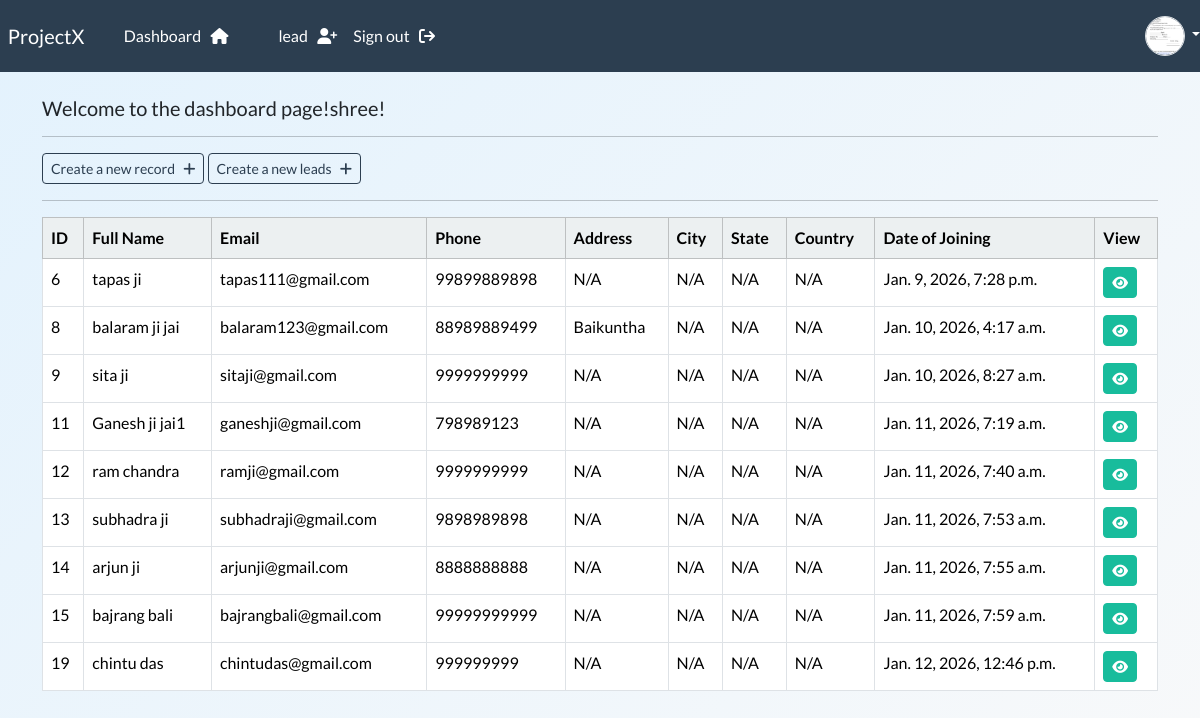
Screenshot of /dashboard (signed in) with the database file from the repository.
### webapp/models.py (models this page shows, shortened)
class UserProfile(models.Model):
    ROLE_CHOICES = (
             ('admin', 'Admin'),
             ('manager', 'Manager'),
             ('sales', 'Sales'),
             ('viewer', 'Viewer'),
        )
    user = models.OneToOneField(User, on_delete=models.CASCADE, related_name='profile')
    role = models.CharField(max_length=20, choices=ROLE_CHOICES)
    profile_image = models.ImageField(
        upload_to='profiles/',
        default='profiles/default.png',
        blank=True,
        null=True
    )

class Record(models.Model):
    creation_date = models.DateTimeField(auto_now_add=True)
    first_name = models.CharField(max_length=100)
    last_name = models.CharField(max_length=100)
    email = models.EmailField(max_length=255)
    phone = models.CharField(max_length=20)
    address = models.CharField(max_length=300)
    city = models.CharField(max_length=255)
    state = models.CharField(max_length=100)
    country = models.CharField(max_length=100)

### webapp/views.py (the view)
# urls.py: path('dashboard', views.dashboard, name="dashboard"),
@login_required(login_url='my-login')
def dashboard(request):
    my_records = Record.objects.all()
    context = {'records': my_records}
    return render(request, 'webapp/dashboard.html', context=context)

### webapp/templates/webapp/dashboard.html
{% extends "webapp/base.html" %}
{% block content %}
     <h5>Welcome to the dashboard page!{{user}}!</h5>
     <hr>
     <a class="btn btn-outline-primary btn-sm" href="{% url 'create-record' %}">
          Create a new record &nbsp; <i class="fa-solid fa-plus"></i>
     </a>
     <a class="btn btn-outline-primary btn-sm" href="{% url 'create_lead' %}">
          Create a new leads &nbsp; <i class="fa-solid fa-plus"></i>
     </a>
     <hr>
     <table class="table table-hover table-bordered">
            <thead class="table-light">
                <tr>
                    <th scope="col"> ID </th>
                    <th scope="col"> Full Name </th>
                    <th scope="col"> Email </th>
                    <th scope="col"> Phone </th>
                    <th scope="col"> Address </th>
                    <th scope="col"> City </th>
                    <th scope="col"> State </th>
                    <th scope="col"> Country </th>
                    <th scope="col">Date of Joining</th>
                    <th scope="col"> View </th>
                </tr>
            </thead>
            <tbody>
            {% if records %}
                {% for record in records %}
                <tr>
                    <td>{{record.id}}</td>
                    <td>{{record.first_name}} {{record.last_name}}</td>
                    <td>{{record.email}}</td>
                    <td>{{record.phone}}</td>
                    <td>{{record.address}}</td>
                    <td>{{record.city}}</td>
                    <td>{{record.state}}</td>
                    <td>{{record.country}}</td>
                    <td>{{record.creation_date}}</td>
                    <td> <a class="btn btn-success btn-sm" href="{% url 'record' record.id %}"><i class="fa-solid fa-eye"></i></a> </td>
                </tr>
                {% endfor %}
            {% endif %}
            </tbody>
     </table>
{% endblock %}

### webapp/templates/webapp/navbar.html (shortened to what this page needs)
<nav class="navbar navbar-expand-lg navbar-dark bg-primary justify-content-center">
    <a class="navbar-brand main-heading" href="{% url '' %}">
      &nbsp; ProjectX
    </a>
      <div class="collapse navbar-collapse text-center" id="navbarNavDropdown">
        <ul class="navbar-nav mr-auto">
          {% if user.is_authenticated %}
            <li class="nav-item">
              <a class="nav-link" href="{% url 'dashboard' %}">Dashboard &nbsp; <i class="fa fa-home" aria-hidden="true"></i> </a>
            </li>
            <li class="nav-item">
            <a class="nav-link" href="{% url 'leads' %}">lead &nbsp; <i class="fa-solid fa-user-plus" aria-hidden="true"></i> </a>
            </li>
            <li class="nav-item">
              <a class="nav-link" href="{% url 'user-logout' %}">Sign out &nbsp; <i class="fa fa-sign-out" aria-hidden="true"></i> </a>
            </li>
        </ul>
        <ul class="navbar-nav ms-auto align-items-center">
        <li class="nav-item dropdown">
         <a class="nav-link dropdown-toggle p-0" href="#" role="button"
         data-bs-toggle="dropdown" aria-expanded="false">
          <img src="{% if request.user.profile.profile_image %}
                    {{ request.user.profile.profile_image.url }}
                    {% else %}
                     /media/profiles/default.png
                    {% endif %}"
           class="rounded-circle border"
           width="40"
           height="40"
           style="object-fit: cover; cursor: pointer;">
          </a>
      </li>
    </ul>
        {% endif %}
      </div>
  </nav>

### static/css/style.css (style rules this page uses)
body { background: linear-gradient(135deg, #e3f2fd, #f8f9fa); min-height: 100vh; }
.navbar .nav-link { text-decoration: none; }

### rows the page displays
Record: id "6", first_name "tapas", last_name "ji", email "tapas111@gmail.com", phone "99899889898", address "N/A", city "N/A", state "N/A", country "N/A", creation_date "Jan. 9, 2026, 7:28 p.m."
Record: id "8", first_name "balaram", last_name "ji jai", email "balaram123@gmail.com", phone "88989889499", address "Baikuntha", city "N/A", state "N/A", country "N/A", creation_date "Jan. 10, 2026, 4:17 a.m."
Record: id "9", first_name "sita", last_name "ji", email "sitaji@gmail.com", phone "9999999999", address "N/A", city "N/A", state "N/A", country "N/A", creation_date "Jan. 10, 2026, 8:27 a.m."
Record: id "11", first_name "Ganesh", last_name "ji jai1", email "ganeshji@gmail.com", phone "798989123", address "N/A", city "N/A", state "N/A", country "N/A", creation_date "Jan. 11, 2026, 7:19 a.m."
Record: id "12", first_name "ram", last_name "chandra", email "ramji@gmail.com", phone "9999999999", address "N/A", city "N/A", state "N/A", country "N/A", creation_date "Jan. 11, 2026, 7:40 a.m."
Record: id "13", first_name "subhadra", last_name "ji", email "subhadraji@gmail.com", phone "9898989898", address "N/A", city "N/A", state "N/A", country "N/A", creation_date "Jan. 11, 2026, 7:53 a.m."
Record: id "14", first_name "arjun", last_name "ji", email "arjunji@gmail.com", phone "8888888888", address "N/A", city "N/A", state "N/A", country "N/A", creation_date "Jan. 11, 2026, 7:55 a.m."
Record: id "15", first_name "bajrang", last_name "bali", email "bajrangbali@gmail.com", phone "99999999999", address "N/A", city "N/A", state "N/A", country "N/A", creation_date "Jan. 11, 2026, 7:59 a.m."
Record: id "19", first_name "chintu", last_name "das", email "chintudas@gmail.com", phone "999999999", address "N/A", city "N/A", state "N/A", country "N/A", creation_date "Jan. 12, 2026, 12:46 p.m."

### other values shown
{{ user }} "shree"
